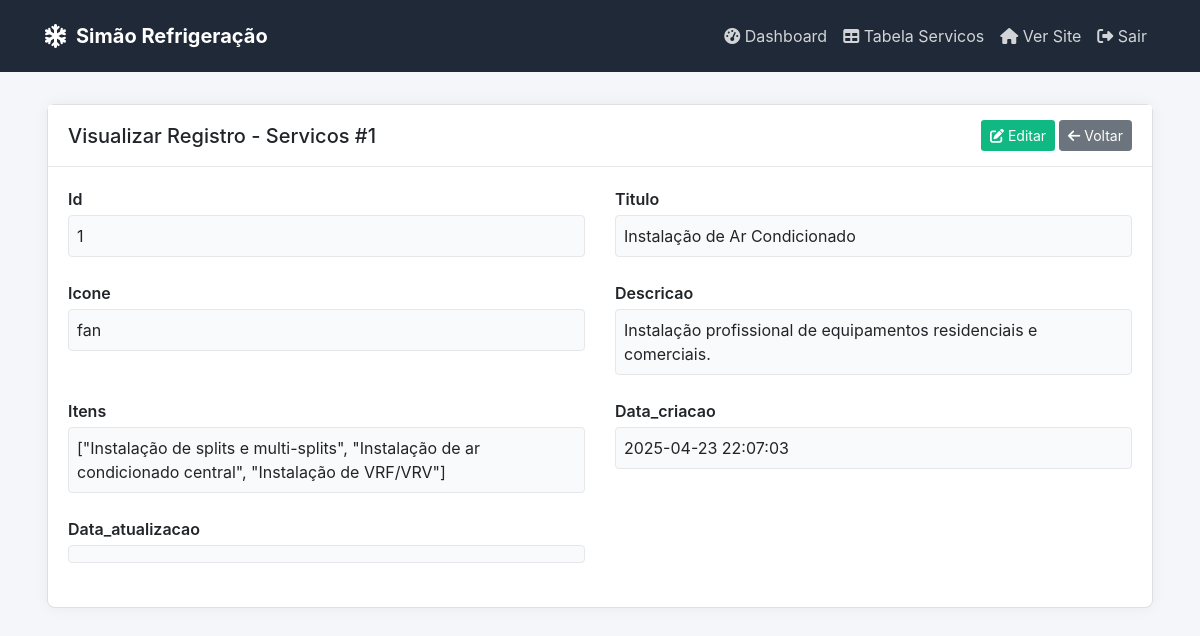
Page /admin-record.php?table=servicos&id=1 (signed in) on the committed database.
### tables this page shows
CREATE TABLE `servicos` (
  `id` int(11) NOT NULL,
  `titulo` varchar(100) NOT NULL,
  `icone` varchar(50) DEFAULT NULL,
  `descricao` text NOT NULL,
  `itens` longtext NOT NULL CHECK (json_valid(`itens`)),
  `data_criacao` datetime NOT NULL,
  `data_atualizacao` datetime DEFAULT NULL
);

### admin-record.php (the view, shortened to what this page needs)
<?php
$table = $_GET['table'];
$id = (int)$_GET['id'];
$edit_mode = isset($_GET['edit']) && $_GET['edit'] == 1;
$db = db_connect();
$columns = [];
$column_types = [];
try {
    $query = "SHOW COLUMNS FROM $table";
    $stmt = $db->prepare($query);
    $stmt->execute();
    $columns_data = $stmt->fetchAll(PDO::FETCH_ASSOC);
    foreach ($columns_data as $column) {
        $columns[] = $column['Field'];
        $column_types[$column['Field']] = $column['Type'];
    }
} catch (PDOException $e) {
}
$record = [];
try {
    $query = "SELECT * FROM $table WHERE id = :id LIMIT 1";
    $stmt = $db->prepare($query);
    $stmt->bindParam(':id', $id, PDO::PARAM_INT);
    $stmt->execute();
    $record = $stmt->fetch(PDO::FETCH_ASSOC);
} catch (PDOException $e) {
    header('Location: admin-table.php?table=' . $table);
    exit;
}
?>
<!DOCTYPE html>
<html lang="pt-BR">
<head>
    <link rel="stylesheet" href="https://cdnjs.cloudflare.com/ajax/libs/font-awesome/6.4.0/css/all.min.css">
    <link rel="stylesheet" href="https://cdn.jsdelivr.net/npm/bootstrap@4.6.0/dist/css/bootstrap.min.css">
</head>
<body>
    <nav class="navbar navbar-expand-lg">
        <div class="container">
            <a class="navbar-brand" href="admin-dashboard.php">
                <i class="fas fa-snowflake"></i>
                Simão Refrigeração
            </a>
            <div class="collapse navbar-collapse" id="navbarNav">
                <ul class="navbar-nav ml-auto">
                    <li class="nav-item">
                        <a class="nav-link" href="admin-dashboard.php">
                            <i class="fas fa-tachometer-alt"></i> Dashboard
                        </a>
                    </li>
                    <li class="nav-item">
                        <a class="nav-link" href="admin-table.php?table=<?= $table ?>">
                            <i class="fas fa-table"></i> Tabela <?= ucfirst($table) ?>
                        </a>
                    </li>
                    <li class="nav-item">
                        <a class="nav-link" href="index.php" target="_blank">
                            <i class="fas fa-home"></i> Ver Site
                        </a>
                    </li>
                    <li class="nav-item">
                        <a class="nav-link" href="admin-dashboard.php?logout=1">
                            <i class="fas fa-sign-out-alt"></i> Sair
                        </a>
                    </li>
                </ul>
            </div>
        </div>
    </nav>
    <div class="main-content">
        <div class="container">
            <div class="card">
                <div class="card-header">
                    <h5 class="mb-0">
                        <?= $edit_mode ? 'Editar' : 'Visualizar' ?> Registro - <?= ucfirst($table) ?> #<?= $id ?>
                    </h5>
                    <div>
                        <?php if (!$edit_mode): ?>
                        <a href="admin-record.php?table=<?= $table ?>&id=<?= $id ?>&edit=1" class="btn btn-sm btn-edit">
                            <i class="fas fa-edit"></i> Editar
                        </a>
                        <?php endif; ?>
                        <a href="admin-table.php?table=<?= $table ?>" class="btn btn-sm btn-secondary">
                            <i class="fas fa-arrow-left"></i> Voltar
                        </a>
                    </div>
                </div>
                <div class="card-body">
                    <?php if ($edit_mode): ?>
                    <form method="POST" action="">
                        <?php foreach ($columns as $column): ?>
                        <div class="form-group">
                            <label for="<?= $column ?>"><?= ucfirst($column) ?></label>
                            <?php if ($column === 'id'): ?>
                            <input type="text" class="form-control" id="<?= $column ?>" name="<?= $column ?>" value="<?= htmlspecialchars($record[$column] ?? '') ?>" readonly>
                            <?php elseif (strpos($column_types[$column], 'text') !== false): ?>
                            <textarea class="form-control" id="<?= $column ?>" name="<?= $column ?>" rows="5"><?= htmlspecialchars($record[$column] ?? '') ?></textarea>
                            <?php elseif ($column === 'senha'): ?>
                            <input type="password" class="form-control" id="<?= $column ?>" name="<?= $column ?>" placeholder="Deixe em branco para manter a senha atual">
                            <?php elseif (strpos($column_types[$column], 'enum') !== false): ?>
                            <?php
                            preg_match('/enum$$(.*)$$/', $column_types[$column], $matches);
                            $enum_values = [];
                            if (isset($matches[1])) {
                                $enum_values = str_getcsv($matches[1], ',', "'");
                            }
                            ?>
                            <select class="form-control" id="<?= $column ?>" name="<?= $column ?>">
                                <?php foreach ($enum_values as $value): ?>
                                <option value="<?= $value ?>" <?= ($record[$column] ?? '') === $value ? 'selected' : '' ?>><?= ucfirst($value) ?></option>
                                <?php endforeach; ?>
                            </select>
                            <?php elseif (strpos($column_types[$column], 'datetime') !== false || strpos($column_types[$column], 'date') !== false): ?>
                            <input type="datetime-local" class="form-control" id="<?= $column ?>" name="<?= $column ?>" value="<?= str_replace(' ', 'T', $record[$column] ?? '') ?>">
                            <?php else: ?>
                            <input type="text" class="form-control" id="<?= $column ?>" name="<?= $column ?>" value="<?= htmlspecialchars($record[$column] ?? '') ?>">
                            <?php endif; ?>
                        </div>
                        <?php endforeach; ?>
                        <div class="form-group mt-4">
                            <button type="submit" class="btn btn-save">
                                <i class="fas fa-save"></i> Salvar
                            </button>
                            <a href="admin-record.php?table=<?= $table ?>&id=<?= $id ?>" class="btn btn-cancel ml-2">
                                <i class="fas fa-times"></i> Cancelar
                            </a>
                        </div>
                    </form>
                    <?php else: ?>
                    <div class="row">
                        <?php foreach ($columns as $column): ?>
                        <div class="col-md-6 record-detail">
                            <label><?= ucfirst($column) ?></label>
                            <?php if (strpos($column_types[$column], 'text') !== false): ?>
                            <p class="text-long"><?= nl2br(htmlspecialchars($record[$column] ?? '')) ?></p>
                            <?php elseif ($column === 'senha'): ?>
                            <p>[Senha protegida]</p>
                            <?php else: ?>
                            <p><?= htmlspecialchars($record[$column] ?? '') ?></p>
                            <?php endif; ?>
                        </div>
                        <?php endforeach; ?>
                    </div>
                    <?php endif; ?>
                </div>
            </div>
        </div>
    </div>
</body>
</html>

### admin-record.php (style rules this page uses)
body { font-family: 'Inter', sans-serif; background-color: #f4f6f9; }
.navbar { background-color: #1f2937; padding: 1rem; }
.navbar-brand { color: white; font-weight: 700; display: flex; align-items: center; }
.navbar-brand i { margin-right: 10px; font-size: 1.5rem; }
.navbar-nav .nav-link { color: rgba(255, 255, 255, 0.8); }
.main-content { padding: 2rem; }
.card { border-radius: 8px; box-shadow: 0 0 15px rgba(0, 0, 0, 0.05); margin-bottom: 20px; }
.card-header { background-color: #fff; border-bottom: 1px solid #e5e7eb; padding: 15px 20px; font-weight: 600; display: flex; justify-content: space-between; align-items: center; }
.card-body { padding: 20px; }
.btn-edit { background-color: #10b981; color: white; }
.record-detail { margin-bottom: 1rem; }
.record-detail label { font-weight: 600; margin-bottom: 0.25rem; }
.record-detail p { margin-bottom: 0.5rem; padding: 0.5rem; background-color: #f9fafb; border-radius: 4px; border: 1px solid #e5e7eb; }
.record-detail p.text-long { white-space: pre-wrap; max-height: 200px; overflow-y: auto; }

### rows in the picture
servicos: id "1", titulo "Instalação de Ar Condicionado", icone "fan", descricao "Instalação profissional de equipamentos residenciais e comerciais.", itens "[\"Instalação de splits e multi-splits\", \"Instalação de ar condicionado central\", \"Instalação de VRF/VRV\"]", data_criacao "2025-04-23 22:07:03"

### other values in the picture
$table "Servicos"
$id "1"
$column "Id"
$column "Titulo"
$column "Icone"
$column "Descricao"
$column "Itens"
$column "Data_criacao"
$column "Data_atualizacao"
